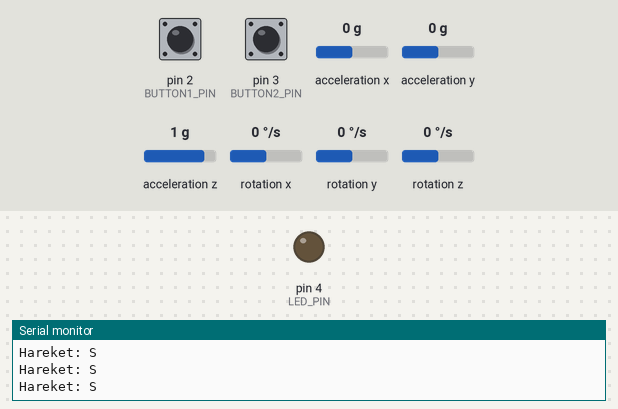
Bench run of a sketch on a simulated Arduino Uno, built with avr-gcc and run on an emulated ATmega328P. Shown: output pins drawn as LEDs (lit = HIGH), the last lines printed to the serial monitor. Wiring (inferred from the names in the program): 24Cxx EEPROM at I2C address 0x50. The inputs (shaded band) are chosen by the test bench; at power-on: pin 2 (BUTTON1_PIN) HIGH, acceleration x 0 g, pin 3 (BUTTON2_PIN) HIGH, acceleration y 0 g, acceleration z 1 g, rotation x 0 °/s, rotation y 0 °/s, rotation z 0 °/s. EEPROM starts erased; no radio packets arrive unless stated.

Above: at 1.2 s.
1.3 s: pin 2 (BUTTON1_PIN) pulled LOW for 0.15 s
At 1.8 s:
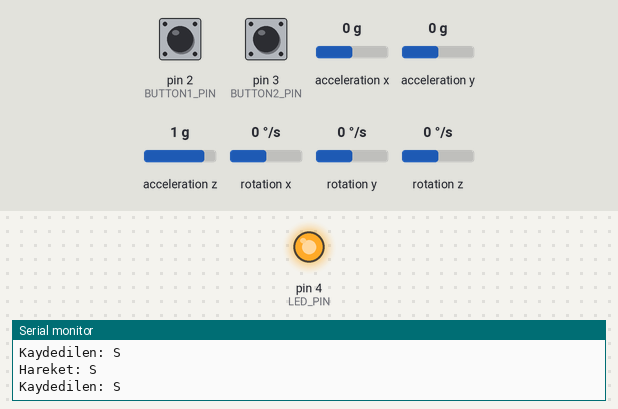
2.9 s: acceleration x set to -1.4 g
4.4 s: pin 3 (BUTTON2_PIN) pulled LOW for 0.15 s
Timing chart, 0 to 7.4 s (numbered marks = the images above; inputs shaded):
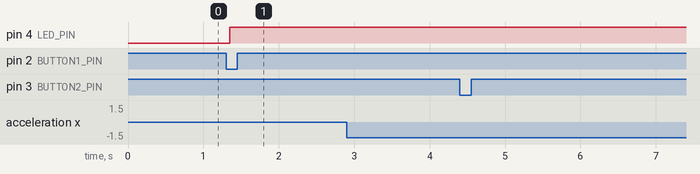

Measured:
- after the input at 1.3 s, pin 4 (LED_PIN): LOW → HIGH after 0.05 s

The sketch:

verici1dkogrenme.ino
```cpp
#include <EEPROM.h>
#include <Wire.h>
#include <nRF24L01.h>
#include <RF24.h>
#include <MPU6050.h>

#define BUTTON1_PIN 2  // Kayıt butonu
#define BUTTON2_PIN 3  // Oynatma butonu
#define LED_PIN 4      // Kayıt sırasında yanacak LED

#define MAX_HAREKET 1365  // 4096 byte / 3 byte (zaman ve hareket) = ~1365 hareket
#define KAYIT_SURESI 60000  // 1 dakika (milisaniye cinsinden)

RF24 radio(8, 7);  // CE, CSN pinleri
const byte addresses[][6] = {"00001", "00002"};
MPU6050 mpu;

char hareketKomut;
int hareketIndex = 0;
bool kayitAktif = false;
unsigned long kayitBaslangicZamani = 0;

void setup() {
  pinMode(BUTTON1_PIN, INPUT_PULLUP);
  pinMode(BUTTON2_PIN, INPUT_PULLUP);
  pinMode(LED_PIN, OUTPUT);

  Serial.begin(115200);
  Wire.begin();
  mpu.initialize();

  radio.begin();
  radio.openWritingPipe(addresses[1]);  // Alıcı adresi
  radio.openReadingPipe(1, addresses[0]);  // Verici adresi
  radio.setPALevel(RF24_PA_MIN);
  radio.stopListening();
}

void loop() {
  // Kayıt butonuna basıldığında
  if (digitalRead(BUTTON1_PIN) == LOW) {
    delay(50);  // Debounce
    if (!kayitAktif) {
      Serial.println("Kayıt başladı...");
      kayitAktif = true;
      kayitBaslangicZamani = millis();
      digitalWrite(LED_PIN, HIGH);  // LED'i yak
    } else {
      Serial.println("Kayıt durduruldu.");
      kayitAktif = false;
      digitalWrite(LED_PIN, LOW);  // LED'i söndür
      kayitTamamla();
    }
    while (digitalRead(BUTTON1_PIN) == LOW);  // Buton bırakılana kadar bekle
  }

  // Eğer kayıt aktifse hareketleri kaydet
  if (kayitAktif) {
    if (millis() - kayitBaslangicZamani >= KAYIT_SURESI) {  // 1 dakikayı geçtiyse
      Serial.println("Kayıt otomatik olarak durduruldu.");
      kayitAktif = false;
      digitalWrite(LED_PIN, LOW);  // LED'i söndür
      kayitTamamla();
    } else {
      kayitYap();
    }
  }

  // Oynatma butonuna basıldığında
  if (digitalRead(BUTTON2_PIN) == LOW) {
    Serial.println("Kayıt oynatılıyor...");
    digitalWrite(LED_PIN, HIGH);  // LED'i yak
    kayitOynat();
    digitalWrite(LED_PIN, LOW);  // LED'i söndür
    Serial.println("Oynatma tamamlandı.");
    delay(50);  // Debounce
  }

  // Normal hareket gönderme
  hareketKomut = eldivenHareketiAl();  // Eldivenden hareket komutu al
  Serial.print("Hareket: ");
  Serial.println(hareketKomut);  // Seri monitörde hareketi yazdır
  radio.write(&hareketKomut, sizeof(hareketKomut));  // Komutu alıcıya gönder
}

// **Kayıt Fonksiyonu**
void kayitYap() {
  hareketKomut = eldivenHareketiAl();  // Eldivenden hareket komutu al
  if (hareketIndex < MAX_HAREKET) {
    Wire.beginTransmission(0x50);  // AT24C32 I2C adresi
    Wire.write((int)(hareketIndex * 2) >> 8);  // Yüksek byte adres
    Wire.write((int)(hareketIndex * 2) & 0xFF);  // Düşük byte adres
    Wire.write(hareketKomut);  // Hareket komutunu yaz
    Wire.endTransmission();
    delay(5);  // Yazma işlemi için bekleme süresi

    Serial.print("Kaydedilen: ");
    Serial.println(hareketKomut);
    hareketIndex++;
  }

  // Komutu anlık olarak araca gönder
  radio.write(&hareketKomut, sizeof(hareketKomut));

  delay(30);  // Her hareket arasında 30 ms gecikme
}

// **Kayıt Tamamlama Fonksiyonu**
void kayitTamamla() {
  // Kayıt tamamlandıktan sonra son işaretleyici ekle
  Wire.beginTransmission(0x50);
  Wire.write((int)(hareketIndex * 2) >> 8);
  Wire.write((int)(hareketIndex * 2) & 0xFF);
  Wire.write('\0');
  Wire.endTransmission();

  // Araç 2 saniye duracak
  char durKomutu = 'S';
  radio.write(&durKomutu, sizeof(durKomutu));
  delay(2000);  // 2 saniye bekle

  // LED 2 saniye yanıp söner
  manuelModGecis();
}

// **Oynatma Fonksiyonu**
void kayitOynat() {
  hareketIndex = 0;
  char komut;

  while (true) {
    Wire.beginTransmission(0x50);
    Wire.write((int)(hareketIndex * 2) >> 8);
    Wire.write((int)(hareketIndex * 2) & 0xFF);
    Wire.endTransmission();
    Wire.requestFrom(0x50, 1);

    if (Wire.available()) {
      komut = Wire.read();
    }

    if (komut == '\0') {
      break;
    }

    Serial.print("Oynatılan: ");
    Serial.println(komut);

    radio.write(&komut, sizeof(komut));
    hareketIndex++;
    delay(30);  // Hareketler arasında 30 ms gecikme
  }

  // Oynatma bitince manuel moda geçiş
  manuelModGecis();
}

// **Manuel Mod Geçişi İçin LED Yanıp Sönmesi**
void manuelModGecis() {
  delay(2000);  // 2 saniye bekle
  for (int i = 0; i < 2; i++) {
    digitalWrite(LED_PIN, HIGH);
    delay(500);
    digitalWrite(LED_PIN, LOW);
    delay(500);
  }
}

// **Eldiven Hareket Algılama**
char eldivenHareketiAl() {
  int16_t ax, ay, az, gx, gy, gz;
  mpu.getMotion6(&ax, &ay, &az, &gx, &gy, &gz);

  const int threshold = 7000;  // Hassasiyet eşiği
  if (ax > threshold && abs(ay) < threshold) return 'D';  // Düz sağ
  if (ax < -threshold && abs(ay) < threshold) return 'Z';  // Düz sol
  if (ay > threshold) {
    if (ax > threshold) return 'R';  // İleri sağ
    if (ax < -threshold) return 'L';  // İleri sol
    return 'I';  // İleri
  }
  if (ay < -threshold) return 'G';  // Geri
  return 'S';  // Dur
}
```
